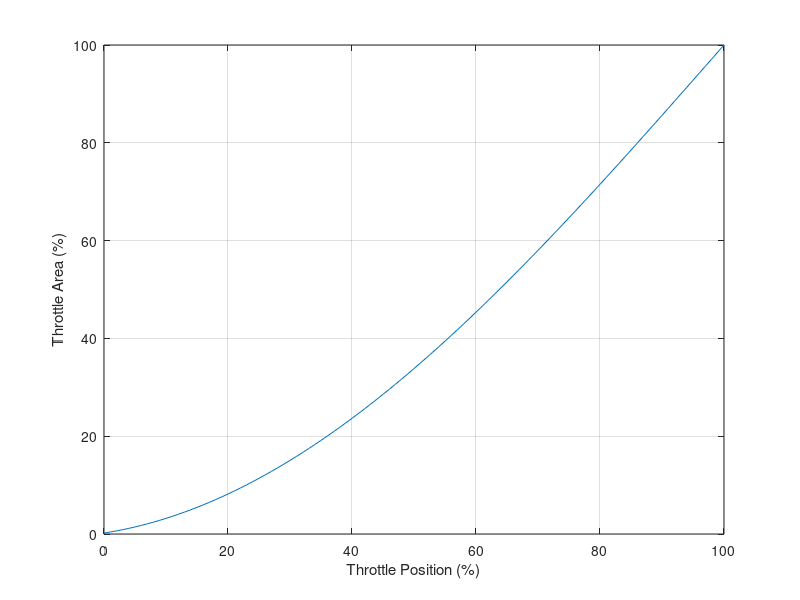
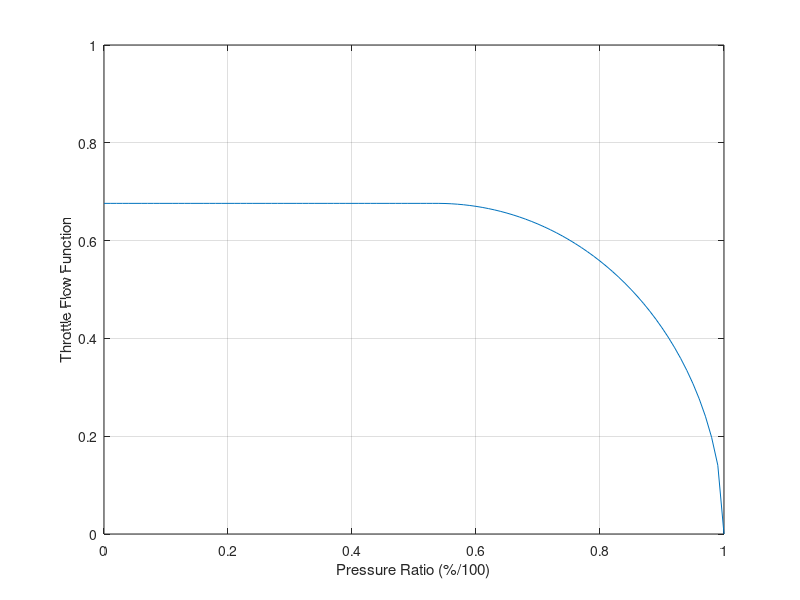
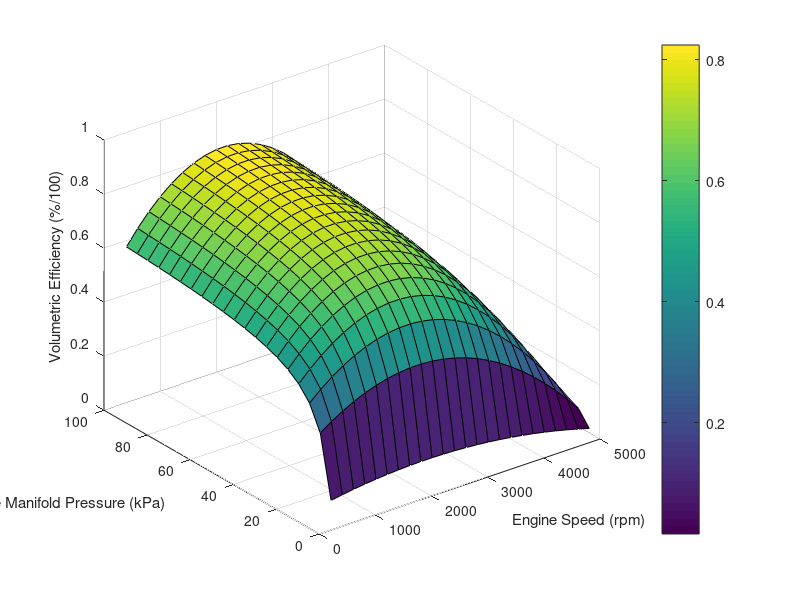
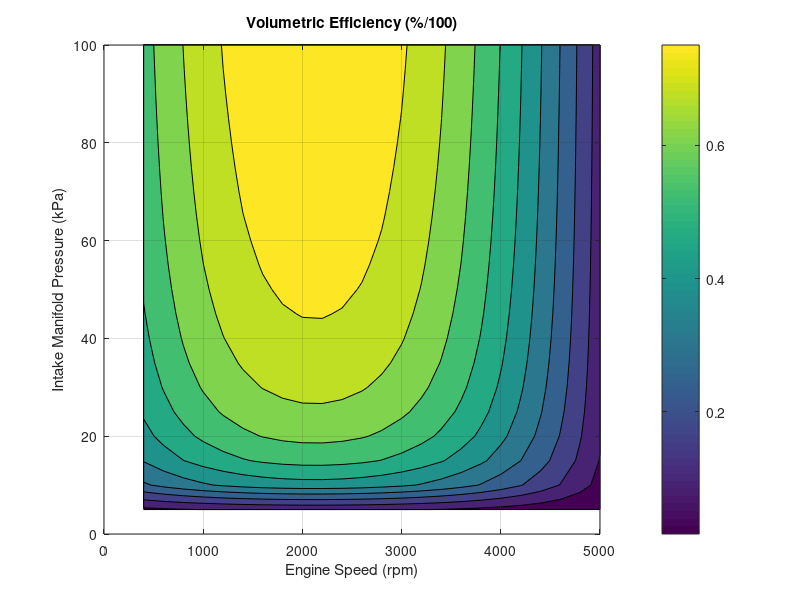

Recreate these plots in MATLAB, in order.
% J.Williams
% University of Wisconsin-Madison
% EPD629: Powertrain Systems and Controls
% Assignement 07
% 2022-03-07

%%%%%%%%%%%%%%%%%%%%%%%%%%%%%%%%%%%%%%%%%%%%%%%%%%%%%%%%%%%%%%%%%%%%%%%%%%%
% Assignment:
% This homework assignment is to create an idle speed control model of a 
% spark-ignition engine with electronic throttle control.
% Complete the following assignment and submit your MATLAB script 
% file (.m or .mlx file type) and the Simulink model (.slx file type).
% Shown below is the top-level view of the model. Equations for this model 
% are shown in Guzzella Appendix B.1. Calibrations are shown 
% in Guzzella Appendix B.2.3.
%  
% Part 1: Model Initialization File (1 points)
% Copy the following commands to your model initialization (calibration) file:
%
% The remainder of the assignment is done via simulink.
%%%%%%%%%%%%%%%%%%%%%%%%%%%%%%%%%%%%%%%%%%%%%%%%%%%%%%%%%%%%%%%%%%%%%%%%%%%
% Note that this was largely a copy-paste from the homework assignment


% This script file generates calibrations for throttle area, throttle flow, 
% volumetric efficiency, engine airflow, and engine torque. 
 
close all
clear
clc
 
% Define Common Calibration Table Breakpoints
 
EngineSpeedBreakpoints_rpm = 400:200:5000;
ManifoldPressureBreakpoints_kPa = 5:5:100;
 
% Throttle Position to Area
 
ThrottlePositionBreakpoints_pct = 0:100;
 
ThrottleAngleMin_deg = 7.9;
ThrottleAngleMax_deg = 90;
ThrottleDiameter_mm = 58.7;
ThrottleLeakageArea_mm2 = 5.3;
 
ThrottleAlpha_deg = ThrottleAngleMin_deg + ...
    (ThrottleAngleMax_deg - ThrottleAngleMin_deg) * ...
    ThrottlePositionBreakpoints_pct / 100;
 
ThrottleArea_mm2 = pi * ThrottleDiameter_mm^2 / 4 * ...
    (1 - cosd(ThrottleAlpha_deg) / cosd(ThrottleAngleMin_deg)) + ...
    ThrottleLeakageArea_mm2;
 
WideOpenThrottleArea_mm2 = ThrottleArea_mm2(end);
ThrottleAreaData_pct = 100 * ThrottleArea_mm2 / WideOpenThrottleArea_mm2;
 
figure(1)
plot(ThrottlePositionBreakpoints_pct,ThrottleAreaData_pct)
xlabel('Throttle Position (%)')
ylabel('Throttle Area (%)')
axis([0 100 0 100])
grid on

% Throttle Area to Position

ThrottleAreaBreakpoints_pct  = ThrottleAreaData_pct;
ThrottlePositionData_pct = ThrottlePositionBreakpoints_pct;

% Throttle Flow Function

ThrottlePressureRatioBreakpoints_frac = 0:0.01:1;

DischargeCoefficient_frac = 0.7;
AirGasConstant_kJpkgK = 0.287;  % kJ/kg*K
AmbientPressure_kPa = 98;
InletAirTemperature_K = 298;
RatioOfSpecificHeats_frac = 1.35;  % Cp/Cv

PR_min = (2/(RatioOfSpecificHeats_frac+1))^ ...
    (RatioOfSpecificHeats_frac/(RatioOfSpecificHeats_frac-1));

PR = max(PR_min,ThrottlePressureRatioBreakpoints_frac);
ThrottleFlowFunctionData_frac = PR.^(1/RatioOfSpecificHeats_frac) .* ...
    sqrt( 2 * RatioOfSpecificHeats_frac / (RatioOfSpecificHeats_frac - 1) .* ...
    (1 - PR.^((RatioOfSpecificHeats_frac - 1) / RatioOfSpecificHeats_frac)) );

figure(2)
plot(ThrottlePressureRatioBreakpoints_frac,ThrottleFlowFunctionData_frac)
xlabel('Pressure Ratio (%/100)')
ylabel('Throttle Flow Function')
axis([0 1 0 1])
grid on

% Intake Manifold
 
IntakeManifoldVolume_L = 5.8;
ManifoldAirTemperature_K = 340;
 
% Engine Volumetric Efficiency
 
Gamma_0 = 0.45;     % -
Gamma_1 = 3.42e-3;  % s
Gamma_2 = -7.7e-6;  % s^2
EngineDisplacement_L = 2.77;
ClearanceVolumeTotal_L = 0.277; %%% Assummed a Comp Ratio
ExhaustManifoldPressure_kPa = 108;
AirToFuelEquivalenceRatio_frac = 1;  % A/F Equivalence Ratio  =  AFR/StoichAFR StoichiometricAFR_frac = 14.7;  % Stoich A/F ratio, Sigma_o in Guzzella
StoichiometricAFR_frac = 14.7;  % Stoich A/F ratio, Sigma_o in Guzzella

[EngineSpeedArray,ManifoldPressureArray] = meshgrid(EngineSpeedBreakpoints_rpm, ...
    ManifoldPressureBreakpoints_kPa);
 
for r = 1:length(EngineSpeedArray(:,1))
    for c = 1:length(EngineSpeedArray(1,:))
        Omega_e = EngineSpeedArray(r,c) * pi / 30;
        VolumetricEfficiencyData_frac(r,c) =  ...
            (Gamma_0 + Gamma_1*Omega_e + Gamma_2*Omega_e^2) * ...
            ((ClearanceVolumeTotal_L + EngineDisplacement_L) / EngineDisplacement_L - ...
            ClearanceVolumeTotal_L / EngineDisplacement_L * ...
            (ExhaustManifoldPressure_kPa / ManifoldPressureArray(r,c))^ ...
            (1/RatioOfSpecificHeats_frac));
        VolumetricEfficiencyData_frac(r,c) = max(VolumetricEfficiencyData_frac(r,c),0);
        EngineMassFlow_gps(r,c) = ManifoldPressureArray(r,c) / ...
          (AirGasConstant_kJpkgK * ManifoldAirTemperature_K) * ...
          VolumetricEfficiencyData_frac(r,c) * EngineDisplacement_L * Omega_e / ...
          (4*pi)/(1+1/StoichiometricAFR_frac);
   end
end

figure(3)
surf(EngineSpeedArray,ManifoldPressureArray,VolumetricEfficiencyData_frac)
colorbar
xlabel('Engine Speed (rpm)')
ylabel('Intake Manifold Pressure (kPa)')
zlabel('Volumetric Efficiency (%/100)')
axis([0 5000 0 100 0 1])

figure(4)
contourf(EngineSpeedArray,ManifoldPressureArray,VolumetricEfficiencyData_frac)
colorbar
xlabel('Engine Speed (rpm)')
ylabel('Intake Manifold Pressure (kPa)')
title('Volumetric Efficiency (%/100)')
axis([0 5000 0 100])
grid on

figure(5)
surf(EngineSpeedArray,ManifoldPressureArray,EngineMassFlow_gps)
colorbar
xlabel('Engine Speed (rpm)')
ylabel('Intake Manifold Pressure (kPa)')
zlabel('Engine Mass Flow (g/s)')
axis([0 5000 0 100 0 60])

figure(6)
contourf(EngineSpeedArray,ManifoldPressureArray,EngineMassFlow_gps)
colorbar
xlabel('Engine Speed (rpm)')
ylabel('Intake Manifold Pressure (kPa)')
title('Engine Mass Flow (g/s)')
axis([0 5000 0 100])
grid on

% Engine Torque Model

FuelLowerHeatingValue_kJpkg = 44000;  % Gasoline Lower Heating Value
CrankAngleIVCToTDC_deg = 170;  % Delay A/F entering cylinder to top-center

% Thermocynamic Efficiency  =  Eta_0 + Eta_1*Omega_e + Eta_2*Omega_e^2
% where Omega_e is the engine speed in rad/sec 
% see Fig 2.32 in Guzzella

Eta_0 = 3.7313e-001;  % -                     
Eta_1 = 3.2500e-004;  % s         
Eta_2 = -5.6250e-007; % s^2       
Omega_e = EngineSpeedBreakpoints_rpm * pi / 30; 
ThermodynamicEfficiencyData_frac = Eta_0 + Eta_1*Omega_e + Eta_2*Omega_e.^2;

figure(7), plot(EngineSpeedBreakpoints_rpm,ThermodynamicEfficiencyData_frac)
axis([0 5000 0.35 0.45])
grid on
xlabel('Engine Speed (rpm)')
ylabel('Thermodynamic Efficiency (%/100)')

% Engine Friction and Accessory Torque  =  Beta_0 + Beta_2*Omega_e^2
 
Beta_0 = 15.6;        % Nm
Beta_2 = 0.175e-3;    % Nm*s^2
EngineMotoringFrictionData_Nm  =  Beta_0 + Beta_2*Omega_e.^2;
 
% Engine Inertia
 
EngineInertia_kgm2 = 0.2;  % kg*m^2




% Model Correction
 
ThrottleMassFlowCorrIntGain = 10;
VECorrectionFactorIntGain = 0.02;
 
% Spark Advance
 
NumberOfCylinders = 6;
 
CylinderAirMass_mg = 120000 * EngineMassFlow_gps / NumberOfCylinders ./ EngineSpeedArray;
 
figure(8)
surf(EngineSpeedArray,ManifoldPressureArray,CylinderAirMass_mg)
colorbar
xlabel('Engine Speed (rpm)')
ylabel('Intake Manifold Pressure (kPa)')
zlabel('Cylinder Air Mass (mg)')
axis([0 5000 0 100 0 400])
 
figure(9)
contourf(EngineSpeedArray,ManifoldPressureArray,CylinderAirMass_mg)
colorbar
xlabel('Engine Speed (rpm)')
ylabel('Intake Manifold Pressure (kPa)')
title('Cylinder Air Mass (mg)')
axis([0 5000 0 100])
grid on
 
CylinderAirMassBreakpoints_mg = 0:25:400;
 
Ne = [600 2000 2000 2000 3400]';
CylAir = [200 50 200 350 200]';
SpkAdv = [25 31 27 21 29]';
R = [ones(length(Ne),1) Ne Ne.^2 CylAir CylAir.^2];
C = R\SpkAdv;
[X,Y] = meshgrid(EngineSpeedBreakpoints_rpm,CylinderAirMassBreakpoints_mg);
for r = 1:length(X(:,1))
    for c = 1:length(Y(1,:))
        MBTSparkAdvanceData_deg(r,c) = [1 X(r,c) X(r,c)^2 Y(r,c) Y(r,c)^2] * C;
    end
end
 
figure(10)
contourf(X,Y,MBTSparkAdvanceData_deg)
colorbar
xlabel('Engine Speed (rpm)')
ylabel('Cylinder Air Mass (mg)')
title('MBT Spark Advance (deg)')
axis([0 5000 0 400])
grid on
 
Ne = [600 2000 2000 2000 3400]';
CylAir = [200 50 200 350 200]';
SpkAdv = [24 40 27 12 29]';
R = [ones(length(Ne),1) Ne Ne.^2 CylAir CylAir.^2];
C = R\SpkAdv;
[X,Y] = meshgrid(EngineSpeedBreakpoints_rpm,CylinderAirMassBreakpoints_mg);
for r = 1:length(X(:,1))
    for c = 1:length(Y(1,:))
        BorderlineSparkAdvData_deg(r,c) = [1 X(r,c) X(r,c)^2 Y(r,c) Y(r,c)^2] * C;
    end
end
 
figure(11)
contourf(X,Y,BorderlineSparkAdvData_deg)
colorbar
xlabel('Engine Speed (rpm)')
ylabel('Cylinder Air Mass (mg)')
title('Borderline Knock Spark Advance (deg)')
axis([0 5000 0 400])
grid on
 
BaseSparkAdvanceData_deg = min(MBTSparkAdvanceData_deg,BorderlineSparkAdvData_deg);
 
figure(12)
surf(X,Y,BaseSparkAdvanceData_deg)
colorbar
xlabel('Engine Speed (rpm)')
ylabel('Cylinder Air Mass (mg)')
zlabel('Base Spark Advance (deg)')
axis([0 5000 0 400])
 
figure(13)
contourf(X,Y,BaseSparkAdvanceData_deg)
colorbar
xlabel('Engine Speed (rpm)')
ylabel('Cylinder Air Mass (mg)')
title('Base Spark Advance (deg)')
axis([0 5000 0 400])
grid on
 
SparkTorqFactorRetFromMBTBP_deg = 0:5:45;
SparkTorqFactorData_frac = 1 - (SparkTorqFactorRetFromMBTBP_deg.^2) / ...
    (SparkTorqFactorRetFromMBTBP_deg(end)^2); 
 
n = length(SparkTorqFactorRetFromMBTBP_deg);
for i = 1:n
    SparkTorqFactorRetFromMBTData_deg(i) = SparkTorqFactorRetFromMBTBP_deg(n+1-i);
    SparkTorqFactorBreakpoints_frac(i) = SparkTorqFactorData_frac(n+1-i); 
end
 
figure(14)
plot(SparkTorqFactorRetFromMBTBP_deg,SparkTorqFactorData_frac)
xlabel('Spark Retard From MBT (deg)')
ylabel('Spark Retard From MBT Torque Factor (%/100)')
axis([0 45 0 1])
grid on
 
figure(15)
plot(SparkTorqFactorBreakpoints_frac,SparkTorqFactorRetFromMBTData_deg)
xlabel('Spark Retard From MBT Torque Factor (%/100)')
ylabel('Spark Retard From MBT (deg)')
axis([0 1 0 45])
grid on
 
% Fuel Injection and Oxygen Sensing Model
 
FuelInjImpactFactor_frac = 0.3;
FuelInjEvapTimeConstant_s = 0.8;
 
DelayFuelInjectionToIVC_rev = 0.75;
DelayIVCToOxygenSensor_rev = 7;
 
OxygenSensorLambdaBP_frac = [0 0.9 0.92 0.94 0.96 0.985 0.999 1.001 1.015 1.04 1.06 1.08 1.1 2];
OxygenSensorVoltageData_mV = [800 800 794 788 775 750 700 200 150 125 112 106 100 100];
 
figure(16)
plot(OxygenSensorLambdaBP_frac,OxygenSensorVoltageData_mV)
xlabel('Air to Fuel Equivalence Ratio, Lambda')
ylabel('Oxygen Sensor Voltage (mV)')
axis([0 2 0 1000])
grid on
 
% Fuel Injection Control
 
DelayFuelInjectionToIVCEst_rev = 0.75;
 
FuelInjImpactFactorEst_frac = 0.3;
FuelInjEvapTimeConstantEst_s = 0.8;
 
OxygenSensorSwitchSetpoint_mV = 450;
 
FuelControlProportionalGain = 5e-6;
FuelControlIntegralGain = 2e-5;
